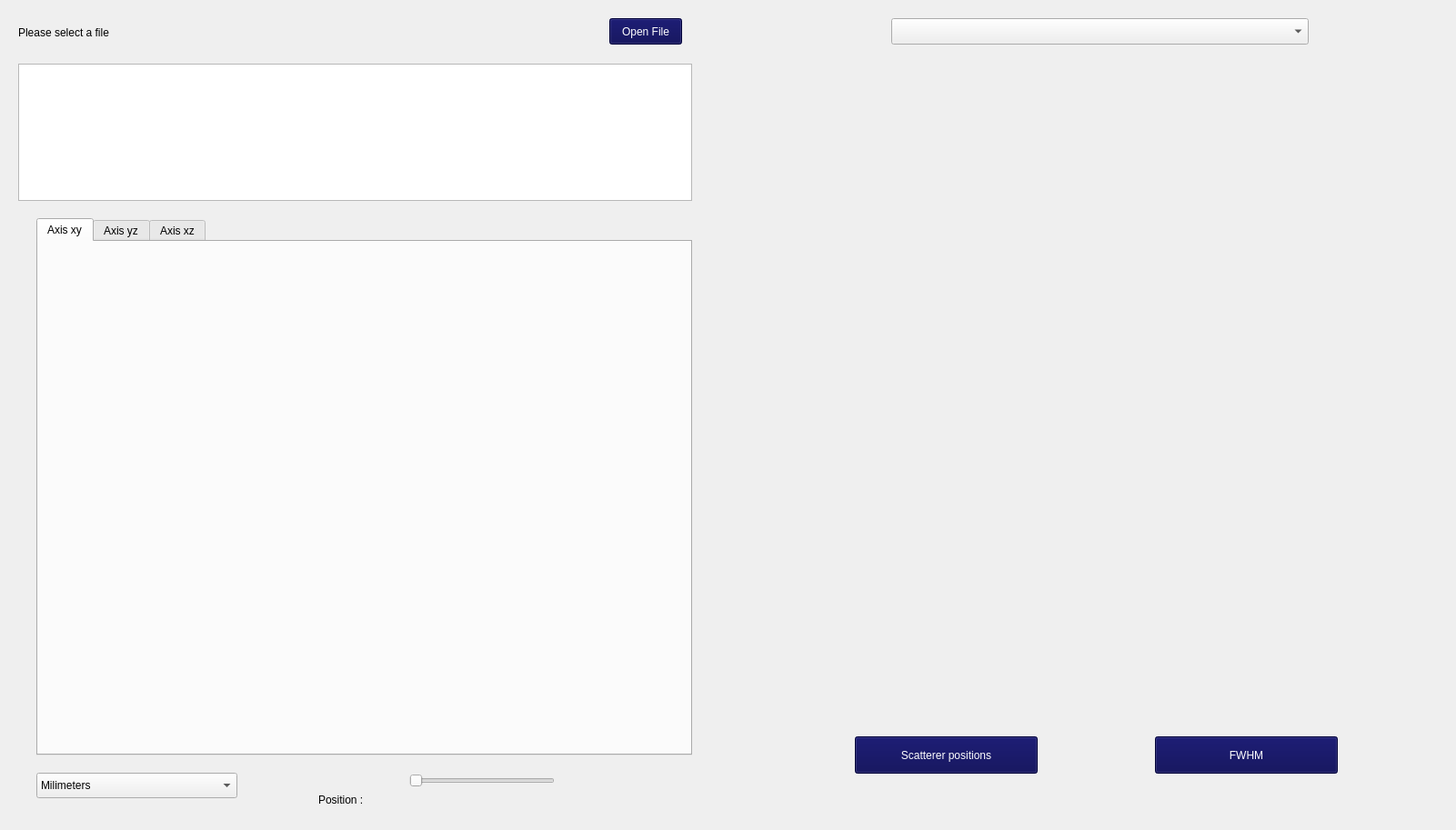
<?xml version="1.0" encoding="UTF-8"?>
<ui version="4.0">
 <class>Widget</class>
 <widget class="QWidget" name="Widget">
  <property name="geometry">
   <rect>
    <x>0</x>
    <y>0</y>
    <width>1601</width>
    <height>913</height>
   </rect>
  </property>
  <property name="sizePolicy">
   <sizepolicy hsizetype="Expanding" vsizetype="Expanding">
    <horstretch>0</horstretch>
    <verstretch>0</verstretch>
   </sizepolicy>
  </property>
  <property name="windowTitle">
   <string>3D File Visualizer &amp; Modeling Tool (Medizin Technick)</string>
  </property>
  <property name="styleSheet">
   <string notr="true">QWidget {
    background-color: rgb(222, 222, 222)
     
	border-color: qlineargradient(spread:pad, x1:0, y1:0, x2:0, y2:1, stop:0 rgba(0, 0, 0, 255), stop:0.33 rgba(0, 0, 0, 255), stop:0.34 rgba(255, 30, 30, 255), stop:0.66 rgba(255, 0, 0, 255), stop:0.67 rgba(255, 255, 0, 255), stop:1 rgba(255, 255, 0, 255));
}</string>
  </property>
  <widget class="QWidget" name="gridLayoutWidget">
   <property name="geometry">
    <rect>
     <x>850</x>
     <y>80</y>
     <width>681</width>
     <height>691</height>
    </rect>
   </property>
   <layout class="QGridLayout" name="viLayout"/>
  </widget>
  <widget class="QComboBox" name="comboBox">
   <property name="geometry">
    <rect>
     <x>980</x>
     <y>20</y>
     <width>459</width>
     <height>29</height>
    </rect>
   </property>
   <property name="sizePolicy">
    <sizepolicy hsizetype="Expanding" vsizetype="Expanding">
     <horstretch>0</horstretch>
     <verstretch>0</verstretch>
    </sizepolicy>
   </property>
   <property name="currentText">
    <string/>
   </property>
   <property name="currentIndex">
    <number>-1</number>
   </property>
   <property name="maxVisibleItems">
    <number>2</number>
   </property>
   <item>
    <property name="text">
     <string>Isosurface</string>
    </property>
   </item>
   <item>
    <property name="text">
     <string>Volume rendering</string>
    </property>
   </item>
  </widget>
  <widget class="QWidget" name="verticalLayoutWidget">
   <property name="geometry">
    <rect>
     <x>20</x>
     <y>20</y>
     <width>491</width>
     <height>31</height>
    </rect>
   </property>
   <layout class="QVBoxLayout" name="verticalLayout_2">
    <item>
     <widget class="QLabel" name="fileText">
      <property name="text">
       <string>Please select a file</string>
      </property>
     </widget>
    </item>
   </layout>
  </widget>
  <widget class="QPushButton" name="openFile">
   <property name="geometry">
    <rect>
     <x>670</x>
     <y>20</y>
     <width>80</width>
     <height>29</height>
    </rect>
   </property>
   <property name="sizePolicy">
    <sizepolicy hsizetype="Preferred" vsizetype="Minimum">
     <horstretch>0</horstretch>
     <verstretch>0</verstretch>
    </sizepolicy>
   </property>
   <property name="styleSheet">
    <string notr="true">QPushButton {
    background-color: rgb(0, 0, 77);
    color: white;
}</string>
   </property>
   <property name="text">
    <string>Open File</string>
   </property>
   <property name="autoExclusive">
    <bool>false</bool>
   </property>
  </widget>
  <widget class="QWidget" name="gridLayoutWidget_2">
   <property name="geometry">
    <rect>
     <x>40</x>
     <y>240</y>
     <width>721</width>
     <height>591</height>
    </rect>
   </property>
   <layout class="QGridLayout" name="gridLayout">
    <item row="0" column="1">
     <widget class="QTabWidget" name="tabWidget">
      <property name="currentIndex">
       <number>0</number>
      </property>
      <widget class="QWidget" name="visxy">
       <attribute name="title">
        <string>Axis xy</string>
       </attribute>
      </widget>
      <widget class="QWidget" name="viszy">
       <attribute name="title">
        <string>Axis yz</string>
       </attribute>
      </widget>
      <widget class="QWidget" name="visxz">
       <attribute name="title">
        <string>Axis xz</string>
       </attribute>
      </widget>
     </widget>
    </item>
   </layout>
  </widget>
  <widget class="QPushButton" name="scatter">
   <property name="geometry">
    <rect>
     <x>940</x>
     <y>810</y>
     <width>201</width>
     <height>41</height>
    </rect>
   </property>
   <property name="styleSheet">
    <string notr="true">QPushButton {
    background-color: rgb(0, 0, 77);
    color: white;
}</string>
   </property>
   <property name="text">
    <string>Scatterer positions</string>
   </property>
  </widget>
  <widget class="QTextBrowser" name="textInfo">
   <property name="geometry">
    <rect>
     <x>20</x>
     <y>70</y>
     <width>741</width>
     <height>151</height>
    </rect>
   </property>
  </widget>
  <widget class="QSlider" name="horizontalSlider">
   <property name="geometry">
    <rect>
     <x>450</x>
     <y>850</y>
     <width>160</width>
     <height>18</height>
    </rect>
   </property>
   <property name="orientation">
    <enum>Qt::Orientation::Horizontal</enum>
   </property>
  </widget>
  <widget class="QLabel" name="label">
   <property name="geometry">
    <rect>
     <x>350</x>
     <y>870</y>
     <width>391</width>
     <height>20</height>
    </rect>
   </property>
   <property name="text">
    <string>Position : </string>
   </property>
  </widget>
  <widget class="QComboBox" name="comboBox_2">
   <property name="geometry">
    <rect>
     <x>40</x>
     <y>850</y>
     <width>221</width>
     <height>28</height>
    </rect>
   </property>
   <item>
    <property name="text">
     <string>Milimeters</string>
    </property>
   </item>
   <item>
    <property name="text">
     <string>Wavelength </string>
    </property>
   </item>
  </widget>
  <widget class="QPushButton" name="FWHM">
   <property name="geometry">
    <rect>
     <x>1270</x>
     <y>810</y>
     <width>201</width>
     <height>41</height>
    </rect>
   </property>
   <property name="styleSheet">
    <string notr="true">QPushButton {
    background-color: rgb(0, 0, 77);
    color: white;
}</string>
   </property>
   <property name="text">
    <string>FWHM</string>
   </property>
  </widget>
 </widget>
 <resources/>
 <connections/>
</ui>
